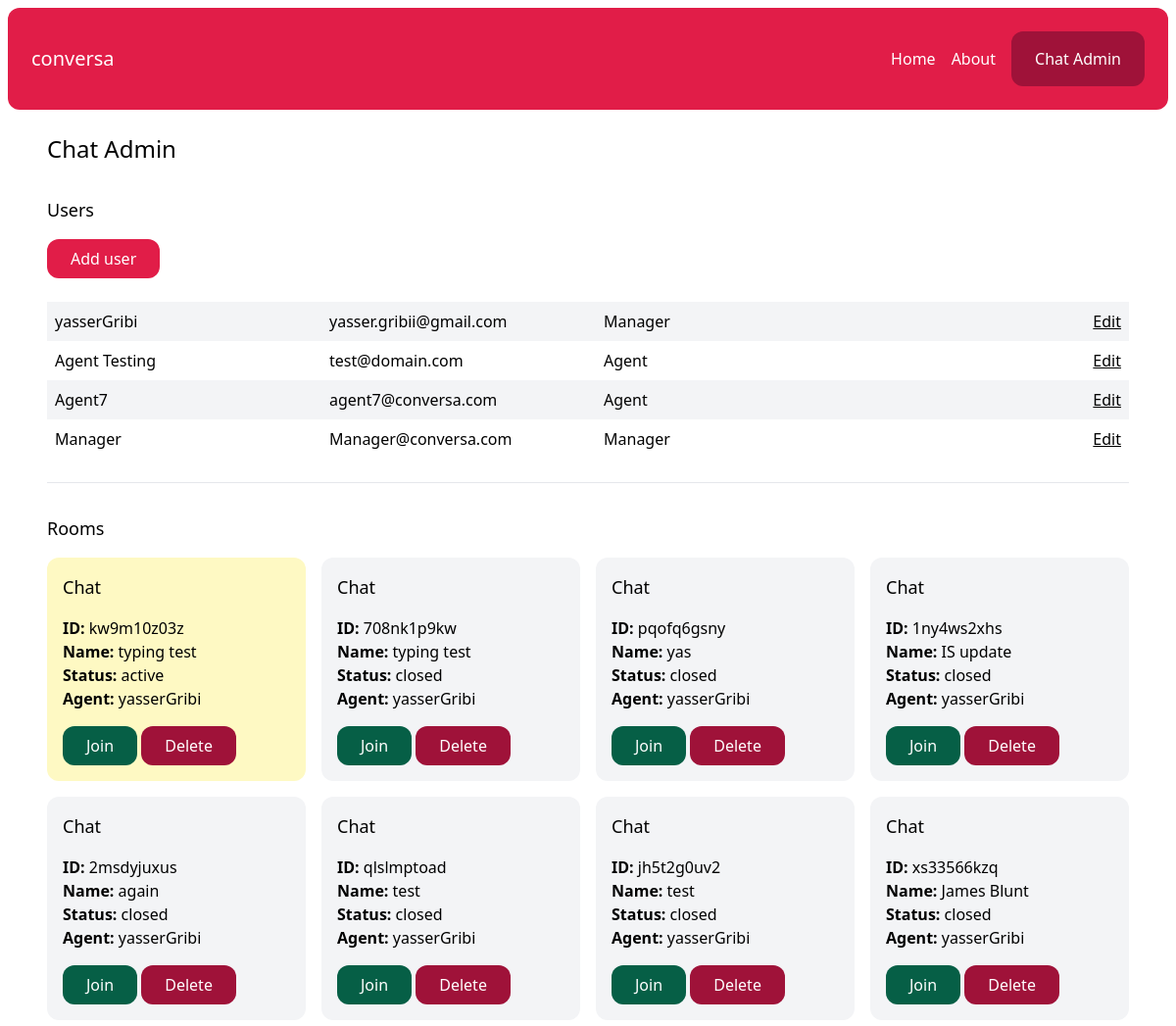
The app's page /chat-admin/ (signed in, upper part), older data.
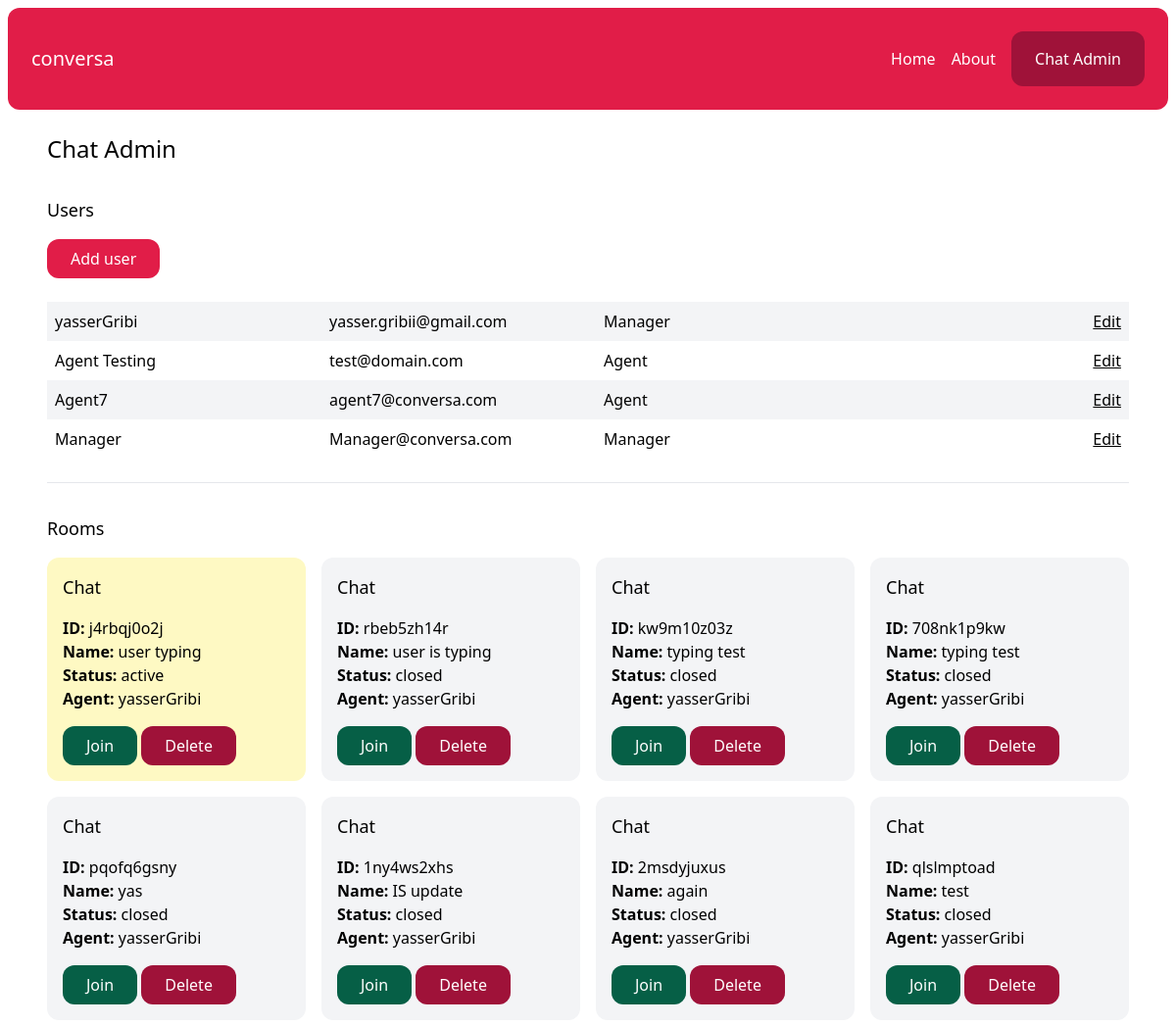
The same page, newer data.
### account/models.py (models this page shows)
class User(AbstractBaseUser, PermissionsMixin):
    AGENT = 'agent'
    MANAGER = 'manager'
    ROLES_CHOICES = (
        (AGENT, 'Agent'),
        (MANAGER, 'Manager'),
    )
    id = models.UUIDField(primary_key=True, default=uuid.uuid4, editable=False)
    email = models.EmailField(unique=True)
    name = models.CharField(max_length=255, blank=True, default='')
    role = models.CharField(max_length=20, choices=ROLES_CHOICES, default=AGENT)
    is_active = models.BooleanField(default=True)
    is_superuser = models.BooleanField(default=False)
    is_staff = models.BooleanField(default=False)
    date_joined = models.DateTimeField(default=timezone.now)
    last_login = models.DateTimeField(blank=True, null=True)
    objects = CustomUserManager()
    USERNAME_FIELD = 'email'
    EMAIL_FIELD = 'email'
    REQUIRED_FIELDS = ['name']

### chat/models.py (models this page shows, shortened)
class Room(models.Model):
    WAITING = 'waiting'
    ACTIVE = 'active'
    CLOSED = 'closed'
    CHOICES_STATUS = (
        (WAITING, 'Waiting'),
        (ACTIVE, 'active'),
        (CLOSED, 'closed'),
    )
    uuid = models.CharField(max_length=255)
    client = models.CharField(max_length=255)
    agent = models.ForeignKey(User, related_name='rooms', blank=True, null = True, on_delete= models.SET_NULL)
    messages = models.ManyToManyField(Message, blank=True)
    url = models.CharField(max_length=255, blank=True, null = True)
    status = models.CharField(max_length=20, choices=CHOICES_STATUS, default = WAITING )
    created_at = models.DateTimeField(auto_now_add=True)
    class Meta:
        ordering = ('-created_at',)

### chat/views.py (the view)
# urls.py: path('chat-admin/', views.admin, name="admin"),
@login_required
def admin(request):
    rooms = Room.objects.all()
    users = User.objects.filter(is_staff=True)
    return render(request, 'chat/admin.html',{
        "rooms": rooms,
        "users": users,
    })

### chat/templates/chat/admin.html
{% extends 'core/base.html' %}
{% block content %}
    <h1 class="text-2xl" >Chat Admin </h1>
    {% if perms.user.add_user %}
        <div class="mt-8" >
            <h2 class="mb-4 text-lg">Users</h2>
            <a href="{% url 'chat:add_user' %}" class="inline-block py-2 px-6 bg-rose-600 text-white rounded-xl">Add user</a>
            <div class="mt-6">
                {% for user in users %}
                    <div class="grid grid-cols-4 gap-4 py-2 {% cycle 'bg-gray-100' '' %}">
                        <p class="px-2">
                            <a href="{% url 'chat:user_detail' user.pk %}"> {{ user.name }} </a>
                        </p>
                        <p class="px-2"> {{ user.email }} </p>
                        <p class="px-2"> {{ user.get_role_display }} </p>
                        <p class="px-2 text-right">
                            {% if perms.user.edit_user %}
                              <a href="{% url 'chat:edit_user' user.pk %}" class="underline">Edit</a>
                            {% endif %}
                        </p>
                    </div>
                {% endfor %}
            </div>
        </div>
    {% endif %}
    <hr class="my-6">
    <div class="mt-8">
        <h2 class="mb-4 text-lg">Rooms</h2>
       {% include 'chat/partials/room_list.html' %}
        </div>
    </div>
{% endblock %}

### chat/templates/chat/partials/room_list.html
<div class="grid grid-cols-4 gap-4">
    {% for room in rooms %}
        <div class="p-4 rounded-xl {% if room.status == 'waiting' %} bg-emerald-100{% elif room.status == 'active' %} bg-yellow-100 {% else %} bg-gray-100 {% endif %}">
            <h3 class="mb-4 text-lg">Chat</h3>
            <p>
                <b>ID:</b> {{ room.uuid }}<br>
                <b>Name:</b> {{ room.client }}<br>
                <b>Status:</b> {{ room.get_status_display }}<br>
                <b>Agent:</b> {% firstof room.agent.name 'None yet...' %}<br>
            </p>
            <a href="{% url 'chat:room' room.uuid %}" class="mt-4 inline-block py-2 px-6 bg-emerald-800 text-white rounded-xl">Join</a>
            <a href="{% url 'chat:delete_room' room.uuid %}" class="mt-4 inline-block py-2 px-6 bg-rose-800 text-white rounded-xl">Delete </a>
        </div>
    {% endfor %}

Row changes from the older to the newer data that the page shows:
no longer on this page (row unchanged): Room: uuid "jh5t2g0uv2", client "test", status "closed", agent.name "yasserGribi"
no longer on this page (row unchanged): Room: uuid "xs33566kzq", client "James Blunt", status "closed", agent.name "yasserGribi"
added Room: uuid "j4rbqj0o2j", client "user typing", status "active", agent.name "yasserGribi"
added Room: uuid "rbeb5zh14r", client "user is typing", status "closed", agent.name "yasserGribi"
changed Room "kw9m10z03z": status "active" → "closed"
